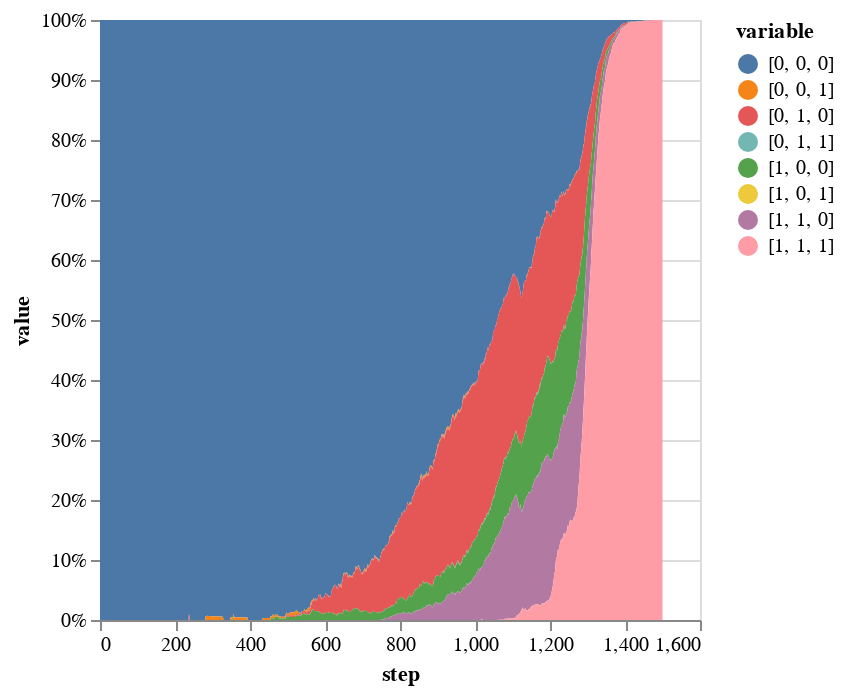

The notebook cell this image was saved under:
### Code cell
#And the relative number of cells of each genotype
stacked |>
@vlplot(:area, x=:step, y={:value, stack=:normalize}, color="variable:n")

### Figure 1 — Vega-Lite specification as saved in the notebook (floating-point values rounded to 4 significant figures; data arrays with more than 128 entries replaced by an {"elided": "..."} marker saying what was removed)
{"data": {"values": {"elided": "12008 records"}}, "encoding": {"color": {"field": "variable", "type": "nominal"}, "x": {"field": "step", "type": "quantitative"}, "y": {"field": "value", "stack": "normalize", "type": "quantitative"}}, "mark": "area"}
